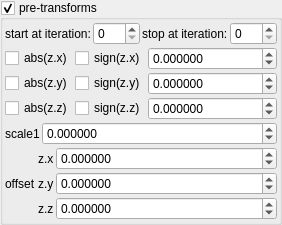
    <widget class="MyGroupBox" name="groupCheck_transf_function_enabledP_false">
     <property name="toolTip">
      <string/>
     </property>
     <property name="title">
      <string>pre-transforms&amp;</string>
     </property>
     <property name="checkable">
      <bool>true</bool>
     </property>
     <layout class="QVBoxLayout" name="verticalLayout_57">
      <property name="spacing">
       <number>2</number>
      </property>
      <property name="leftMargin">
       <number>2</number>
      </property>
      <property name="topMargin">
       <number>2</number>
      </property>
      <property name="rightMargin">
       <number>2</number>
      </property>
      <property name="bottomMargin">
       <number>2</number>
      </property>
      <item>
       <layout class="QHBoxLayout" name="horizontalLayout_20" stretch="0,1,0,1">
        <item>
         <widget class="QLabel" name="label_101">
          <property name="text">
           <string>start at iteration:</string>
          </property>
         </widget>
        </item>
        <item>
         <widget class="MySpinBox" name="spinboxInt_transf_start_iterations_P">
          <property name="sizePolicy">
           <sizepolicy hsizetype="Minimum" vsizetype="Maximum">
            <horstretch>0</horstretch>
            <verstretch>0</verstretch>
           </sizepolicy>
          </property>
          <property name="minimum">
           <number>0</number>
          </property>
          <property name="maximum">
           <number>999</number>
          </property>
          <property name="value">
           <number>0</number>
          </property>
         </widget>
        </item>
        <item>
         <widget class="QLabel" name="label_73">
          <property name="text">
           <string>stop at iteration:</string>
          </property>
         </widget>
        </item>
        <item>
         <widget class="MySpinBox" name="spinboxInt_transf_stop_iterations_P1">
          <property name="sizePolicy">
           <sizepolicy hsizetype="Preferred" vsizetype="Maximum">
            <horstretch>0</horstretch>
            <verstretch>0</verstretch>
           </sizepolicy>
          </property>
          <property name="maximum">
           <number>999</number>
          </property>
         </widget>
        </item>
       </layout>
      </item>
      <item>
       <layout class="QGridLayout" name="gridLayout_4" columnstretch="0,0,1">
        <property name="spacing">
         <number>2</number>
        </property>
        <item row="1" column="0">
         <widget class="MyCheckBox" name="checkBox_transf_function_enabledAy_false">
          <property name="text">
           <string notr="true">abs(z.y)</string>
          </property>
         </widget>
        </item>
        <item row="2" column="2">
         <widget class="MyDoubleSpinBox" name="spinbox3_transf_offset_000_z">
          <property name="sizePolicy">
           <sizepolicy hsizetype="Minimum" vsizetype="Maximum">
            <horstretch>0</horstretch>
            <verstretch>0</verstretch>
           </sizepolicy>
          </property>
          <property name="prefix">
           <string/>
          </property>
          <property name="suffix">
           <string/>
          </property>
          <property name="decimals">
           <number>6</number>
          </property>
          <property name="minimum">
           <double>-99.989999999999995</double>
          </property>
          <property name="maximum">
           <double>99.989999999999995</double>
          </property>
          <property name="singleStep">
           <double>0.100000000000000</double>
          </property>
         </widget>
        </item>
        <item row="0" column="1">
         <widget class="MyCheckBox" name="checkBox_transf_function_enabledBx_false">
          <property name="text">
           <string notr="true">sign(z.x)</string>
          </property>
         </widget>
        </item>
        <item row="2" column="0">
         <widget class="MyCheckBox" name="checkBox_transf_function_enabledAz_false">
          <property name="text">
           <string notr="true">abs(z.z)</string>
          </property>
         </widget>
        </item>
        <item row="1" column="2">
         <widget class="MyDoubleSpinBox" name="spinbox3_transf_offset_000_y">
          <property name="sizePolicy">
           <sizepolicy hsizetype="Minimum" vsizetype="Maximum">
            <horstretch>0</horstretch>
            <verstretch>0</verstretch>
           </sizepolicy>
          </property>
          <property name="prefix">
           <string/>
          </property>
          <property name="suffix">
           <string/>
          </property>
          <property name="decimals">
           <number>6</number>
          </property>
          <property name="minimum">
           <double>-99.989999999999995</double>
          </property>
          <property name="maximum">
           <double>99.989999999999995</double>
          </property>
          <property name="singleStep">
           <double>0.100000000000000</double>
          </property>
         </widget>
        </item>
        <item row="0" column="0">
         <widget class="MyCheckBox" name="checkBox_transf_function_enabledAx_false">
          <property name="text">
           <string notr="true">abs(z.x)</string>
          </property>
         </widget>
        </item>
        <item row="0" column="2">
         <widget class="MyDoubleSpinBox" name="spinbox3_transf_offset_000_x">
          <property name="sizePolicy">
           <sizepolicy hsizetype="Minimum" vsizetype="Maximum">
            <horstretch>0</horstretch>
            <verstretch>0</verstretch>
           </sizepolicy>
          </property>
          <property name="prefix">
           <string/>
          </property>
          <property name="suffix">
           <string/>
          </property>
          <property name="decimals">
           <number>6</number>
          </property>
          <property name="minimum">
           <double>-99.989999999999995</double>
          </property>
          <property name="maximum">
           <double>99.989999999999995</double>
          </property>
          <property name="singleStep">
           <double>0.100000000000000</double>
          </property>
         </widget>
        </item>
        <item row="1" column="1">
         <widget class="MyCheckBox" name="checkBox_transf_function_enabledBy_false">
          <property name="text">
           <string notr="true">sign(z.y)</string>
          </property>
         </widget>
        </item>
        <item row="2" column="1">
         <widget class="MyCheckBox" name="checkBox_transf_function_enabledBz_false">
          <property name="text">
           <string notr="true">sign(z.z)</string>
          </property>
         </widget>
        </item>
       </layout>
      </item>
      <item>
       <layout class="QHBoxLayout" name="horizontalLayout_25" stretch="0,1">
        <item>
         <widget class="QLabel" name="label_17">
          <property name="text">
           <string>scale1</string>
          </property>
         </widget>
        </item>
        <item>
         <widget class="MyDoubleSpinBox" name="spinbox_transf_scale_1">
          <property name="enabled">
           <bool>true</bool>
          </property>
          <property name="sizePolicy">
           <sizepolicy hsizetype="Minimum" vsizetype="Maximum">
            <horstretch>0</horstretch>
            <verstretch>0</verstretch>
           </sizepolicy>
          </property>
          <property name="acceptDrops">
           <bool>false</bool>
          </property>
          <property name="prefix">
           <string/>
          </property>
          <property name="suffix">
           <string/>
          </property>
          <property name="decimals">
           <number>6</number>
          </property>
          <property name="minimum">
           <double>-99.998999999999995</double>
          </property>
          <property name="maximum">
           <double>99.998999999999995</double>
          </property>
          <property name="singleStep">
           <double>0.100000000000000</double>
          </property>
         </widget>
        </item>
       </layout>
      </item>
      <item>
       <layout class="QGridLayout" name="gridLayout_5" columnstretch="0,0,1">
        <property name="spacing">
         <number>2</number>
        </property>
        <item row="1" column="1">
         <widget class="QLabel" name="label_18">
          <property name="text">
           <string notr="true">z.y</string>
          </property>
         </widget>
        </item>
        <item row="2" column="1">
         <widget class="QLabel" name="label_10">
          <property name="text">
           <string notr="true">z.z</string>
          </property>
         </widget>
        </item>
        <item row="2" column="2">
         <widget class="MyDoubleSpinBox" name="spinbox3_transf_offsetA_000_z">
          <property name="sizePolicy">
           <sizepolicy hsizetype="Minimum" vsizetype="Maximum">
            <horstretch>0</horstretch>
            <verstretch>0</verstretch>
           </sizepolicy>
          </property>
          <property name="prefix">
           <string/>
          </property>
          <property name="suffix">
           <string/>
          </property>
          <property name="decimals">
           <number>6</number>
          </property>
          <property name="minimum">
           <double>-99.989999999999995</double>
          </property>
          <property name="maximum">
           <double>99.989999999999995</double>
          </property>
          <property name="singleStep">
           <double>0.100000000000000</double>
          </property>
         </widget>
        </item>
        <item row="1" column="2">
         <widget class="MyDoubleSpinBox" name="spinbox3_transf_offsetA_000_y">
          <property name="sizePolicy">
           <sizepolicy hsizetype="Minimum" vsizetype="Maximum">
            <horstretch>0</horstretch>
            <verstretch>0</verstretch>
           </sizepolicy>
          </property>
          <property name="prefix">
           <string/>
          </property>
          <property name="suffix">
           <string/>
          </property>
          <property name="decimals">
           <number>6</number>
          </property>
          <property name="minimum">
           <double>-99.989999999999995</double>
          </property>
          <property name="maximum">
           <double>99.989999999999995</double>
          </property>
          <property name="singleStep">
           <double>0.100000000000000</double>
          </property>
         </widget>
        </item>
        <item row="0" column="2">
         <widget class="MyDoubleSpinBox" name="spinbox3_transf_offsetA_000_x">
          <property name="sizePolicy">
           <sizepolicy hsizetype="Minimum" vsizetype="Maximum">
            <horstretch>0</horstretch>
            <verstretch>0</verstretch>
           </sizepolicy>
          </property>
          <property name="prefix">
           <string/>
          </property>
          <property name="suffix">
           <string/>
          </property>
          <property name="decimals">
           <number>6</number>
          </property>
          <property name="minimum">
           <double>-99.989999999999995</double>
          </property>
          <property name="maximum">
           <double>99.989999999999995</double>
          </property>
          <property name="singleStep">
           <double>0.100000000000000</double>
          </property>
         </widget>
        </item>
        <item row="0" column="1">
         <widget class="QLabel" name="label_20">
          <property name="text">
           <string notr="true">z.x</string>
          </property>
         </widget>
        </item>
        <item row="1" column="0">
         <widget class="QLabel" name="label_21">
          <property name="text">
           <string>offset</string>
          </property>
         </widget>
        </item>
       </layout>
      </item>
     </layout>
    </widget>
